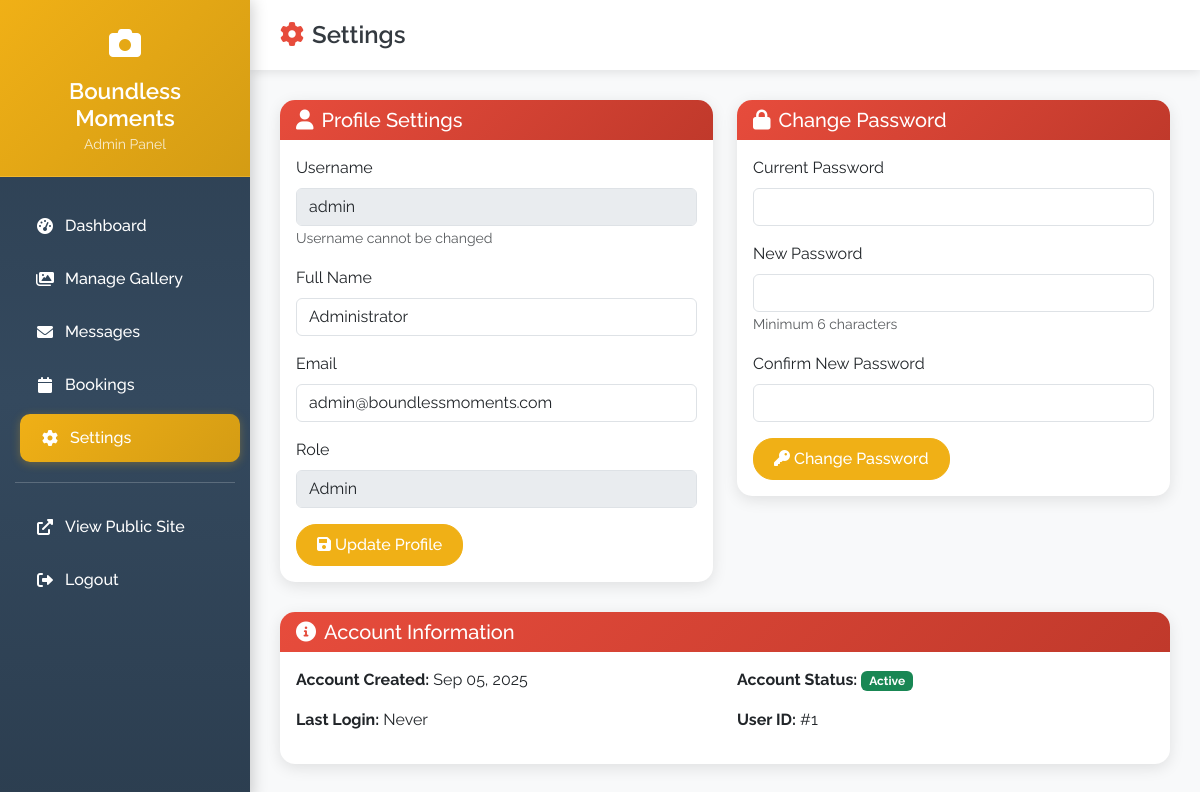
Screenshot of /admin/settings.php (signed in) with the database file from the repository.
### tables this page shows
CREATE TABLE users (
    user_id INT PRIMARY KEY AUTO_INCREMENT,
    username VARCHAR(50) UNIQUE NOT NULL,
    email VARCHAR(100) UNIQUE NOT NULL,
    password_hash VARCHAR(255) NOT NULL,
    full_name VARCHAR(100),
    user_role ENUM('admin', 'client') DEFAULT 'client',
    created_at TIMESTAMP DEFAULT CURRENT_TIMESTAMP,
    last_login DATETIME,
    is_active BOOLEAN DEFAULT TRUE
);

### admin/settings.php (the view, shortened to what this page needs)
<?php
require_once '../includes/db_connect.php';
$stmt = $conn->prepare("SELECT * FROM users WHERE user_id = ?");
$stmt->bind_param("i", $_SESSION['user_id']);
$stmt->execute();
$user_info = $stmt->get_result()->fetch_assoc();
?>
<!DOCTYPE html>
<html lang="en">
<head>
    <link href="https://cdn.jsdelivr.net/npm/bootstrap@5.3.0/dist/css/bootstrap.min.css" rel="stylesheet">
    <link rel="stylesheet" href="https://cdnjs.cloudflare.com/ajax/libs/font-awesome/6.0.0/css/all.min.css">
</head>
<body>
    <div class="sidebar">
        <div class="sidebar-header">
            <div class="logo-icon">
                <i class="fas fa-camera"></i>
            </div>
            <h3>Boundless Moments</h3>
            <small style="color: rgba(255,255,255,0.8);">Admin Panel</small>
        </div>
        <div class="sidebar-menu">
            <ul>
                <li>
                    <a href="dashboard.php">
                        <i class="fas fa-tachometer-alt"></i>
                        Dashboard
                    </a>
                </li>
                <li>
                    <a href="manage-gallery.php">
                        <i class="fas fa-images"></i>
                        Manage Gallery
                    </a>
                </li>
                <li>
                    <a href="messages.php">
                        <i class="fas fa-envelope"></i>
                        Messages
                    </a>
                </li>
                <li>
                    <a href="bookings.php">
                        <i class="fas fa-calendar"></i>
                        Bookings
                    </a>
                </li>
                <li>
                    <a href="settings.php" class="active">
                        <i class="fas fa-cog"></i>
                        Settings
                    </a>
                </li>
                <li style="margin-top: 20px; border-top: 1px solid rgba(255,255,255,0.2); padding-top: 20px;">
                    <a href="../index.php">
                        <i class="fas fa-external-link-alt"></i>
                        View Public Site
                    </a>
                </li>
                <li>
                    <a href="../logout.php">
                        <i class="fas fa-sign-out-alt"></i>
                        Logout
                    </a>
                </li>
            </ul>
        </div>
    </div>
    <div class="top-header">
        <h1><i class="fas fa-cog me-2" style="color: #e74c3c;"></i>Settings</h1>
    </div>
    <div class="main-content">
        <div class="row">
            <div class="col-lg-6">
                <div class="card card-custom">
                    <div class="card-header card-header-custom">
                        <h5 class="mb-0"><i class="fas fa-user me-2"></i>Profile Settings</h5>
                    </div>
                    <div class="card-body">
                        <form method="POST" action="">
                            <div class="mb-3">
                                <label for="username" class="form-label">Username</label>
                                <input type="text" class="form-control" id="username"
                                       value="<?php echo htmlspecialchars($user_info['username']); ?>" disabled>
                                <small class="form-text text-muted">Username cannot be changed</small>
                            </div>
                            <div class="mb-3">
                                <label for="full_name" class="form-label">Full Name</label>
                                <input type="text" class="form-control" id="full_name" name="full_name"
                                       value="<?php echo htmlspecialchars($user_info['full_name'] ?? ''); ?>" required>
                            </div>
                            <div class="mb-3">
                                <label for="email" class="form-label">Email</label>
                                <input type="email" class="form-control" id="email" name="email"
                                       value="<?php echo htmlspecialchars($user_info['email']); ?>" required>
                            </div>
                            <div class="mb-3">
                                <label for="user_role" class="form-label">Role</label>
                                <input type="text" class="form-control" id="user_role"
                                       value="<?php echo htmlspecialchars(ucfirst($user_info['user_role'])); ?>" disabled>
                            </div>
                            <button type="submit" name="update_profile" class="btn btn-custom">
                                <i class="fas fa-save me-1"></i>Update Profile
                            </button>
                        </form>
                    </div>
                </div>
            </div>
            <div class="col-lg-6">
                <div class="card card-custom">
                    <div class="card-header card-header-custom">
                        <h5 class="mb-0"><i class="fas fa-lock me-2"></i>Change Password</h5>
                    </div>
                    <div class="card-body">
                        <form method="POST" action="">
                            <div class="mb-3">
                                <label for="current_password" class="form-label">Current Password</label>
                                <input type="password" class="form-control" id="current_password"
                                       name="current_password" required>
                            </div>
                            <div class="mb-3">
                                <label for="new_password" class="form-label">New Password</label>
                                <input type="password" class="form-control" id="new_password"
                                       name="new_password" required>
                                <small class="form-text text-muted">Minimum 6 characters</small>
                            </div>
                            <div class="mb-3">
                                <label for="confirm_password" class="form-label">Confirm New Password</label>
                                <input type="password" class="form-control" id="confirm_password"
                                       name="confirm_password" required>
                            </div>
                            <button type="submit" name="change_password" class="btn btn-custom">
                                <i class="fas fa-key me-1"></i>Change Password
                            </button>
                        </form>
                    </div>
                </div>
            </div>
        </div>
        <div class="card card-custom">
            <div class="card-header card-header-custom">
                <h5 class="mb-0"><i class="fas fa-info-circle me-2"></i>Account Information</h5>
            </div>
            <div class="card-body">
                <div class="row">
                    <div class="col-md-6">
                        <p><strong>Account Created:</strong> <?php echo date('M d, Y', strtotime($user_info['created_at'])); ?></p>
                        <p><strong>Last Login:</strong>
                            <?php
                            if ($user_info['last_login']) {
                                echo date('M d, Y H:i', strtotime($user_info['last_login']));
                            } else {
                                echo 'Never';
                            }
                            ?>
                        </p>
                    </div>
                    <div class="col-md-6">
                        <p><strong>Account Status:</strong>
                            <?php if ($user_info['is_active']): ?>
                                <span class="badge bg-success">Active</span>
                            <?php else: ?>
                                <span class="badge bg-danger">Inactive</span>
                            <?php endif; ?>
                        </p>
                        <p><strong>User ID:</strong> #<?php echo $user_info['user_id']; ?></p>
                    </div>
                </div>
            </div>
        </div>
    </div>
</body>
</html>

### admin/settings.php (style rules this page uses)
body { font-family: 'Raleway', sans-serif; background-color: #f8f9fa; }
.sidebar { position: fixed; top: 0; left: 0; height: 100vh; width: 250px; background: linear-gradient(180deg, #2c3e50 0%, #34495e 50%, #2c3e50 100%); box-shadow: 2px 0 15px rgba(0,0,0,0.2); z-index: 1000; transition: all 0.3s ease; }
.sidebar-header { padding: 20px; text-align: center; border-bottom: 1px solid rgba(255,255,255,0.1); background: linear-gradient(135deg, #f0b016 0%, #d49c14 100%); }
.sidebar-header h3 { color: white; font-weight: 600; margin: 0; font-size: 1.4rem; }
.sidebar-header .logo-icon { font-size: 2rem; color: white; margin-bottom: 10px; }
.sidebar-menu { padding: 20px 0; }
.sidebar-menu ul { list-style: none; padding: 0; margin: 0; }
.sidebar-menu li { margin: 5px 15px; }
.sidebar-menu a { display: flex; align-items: center; padding: 12px 20px; color: white; text-decoration: none; border-radius: 10px; transition: all 0.3s ease; font-weight: 500; }
.sidebar-menu a.active { background: linear-gradient(135deg, #f0b016 0%, #d49c14 100%); box-shadow: 0 2px 10px rgba(240, 176, 22, 0.3); transform: translateX(5px); }
.sidebar-menu a i { margin-right: 10px; width: 20px; text-align: center; }
.top-header { position: fixed; top: 0; left: 250px; right: 0; height: 70px; background-color: white; box-shadow: 0 2px 10px rgba(0,0,0,0.1); z-index: 999; display: flex; align-items: center; justify-content: space-between; padding: 0 30px; }
.top-header h1 { margin: 0; color: #343a40; font-weight: 600; font-size: 1.5rem; }
.main-content { margin-left: 250px; margin-top: 70px; padding: 30px; min-height: calc(100vh - 70px); }
.card-custom { border: none; border-radius: 15px; box-shadow: 0 4px 15px rgba(0,0,0,0.1); margin-bottom: 30px; }
.card-header-custom { background: linear-gradient(135deg, #e74c3c 0%, #c0392b 100%); color: white; font-weight: 600; border-radius: 15px 15px 0 0 !important; border: none; }
.btn-custom { background-color: #f0b016; border-color: #f0b016; color: white; border-radius: 20px; padding: 8px 20px; font-weight: 500; }

### rows the page displays
users: username "admin", full_name "Administrator", email "admin@boundlessmoments.com", user_role "Admin", created_at "Sep 05, 2025", user_id "1"
